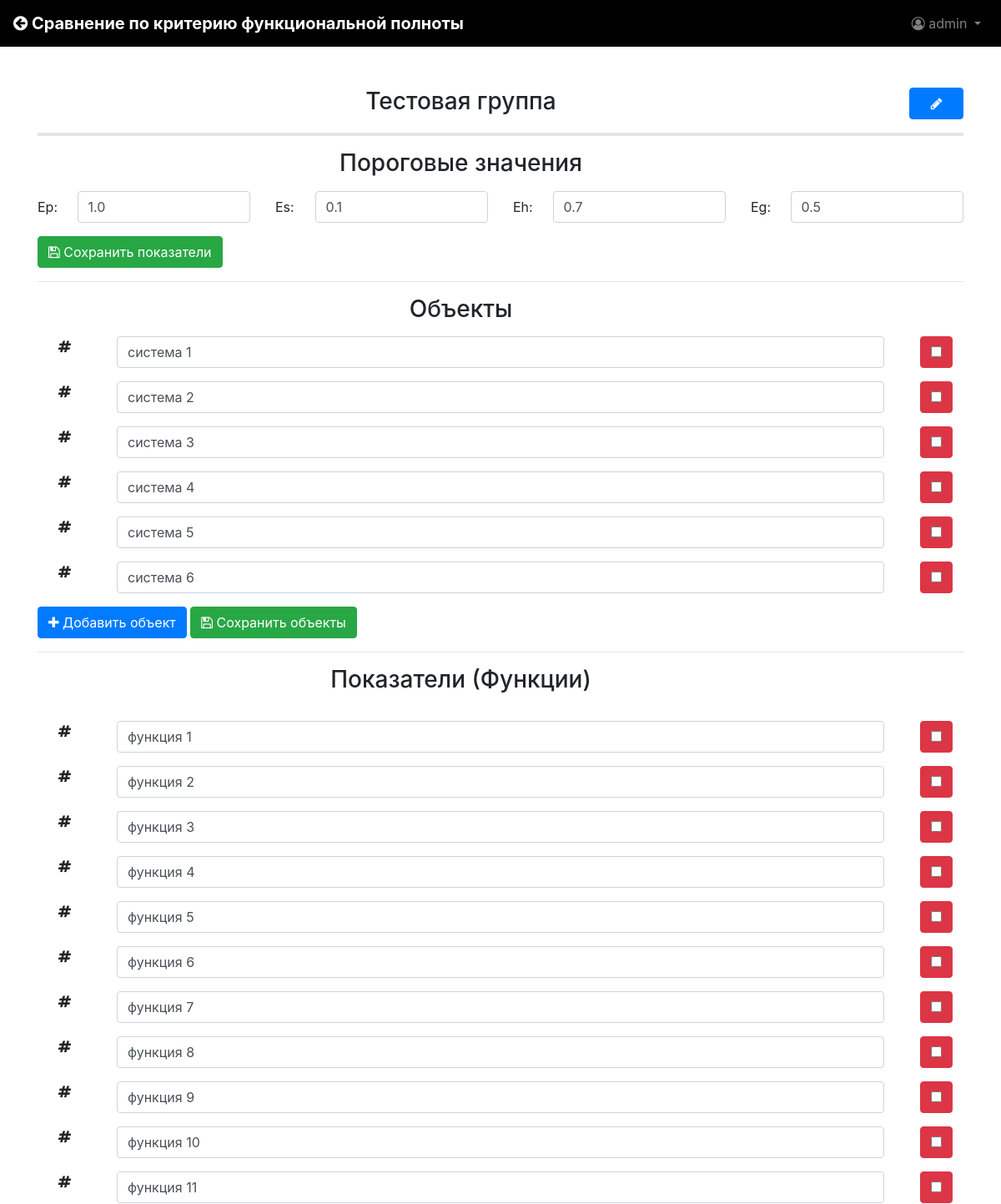
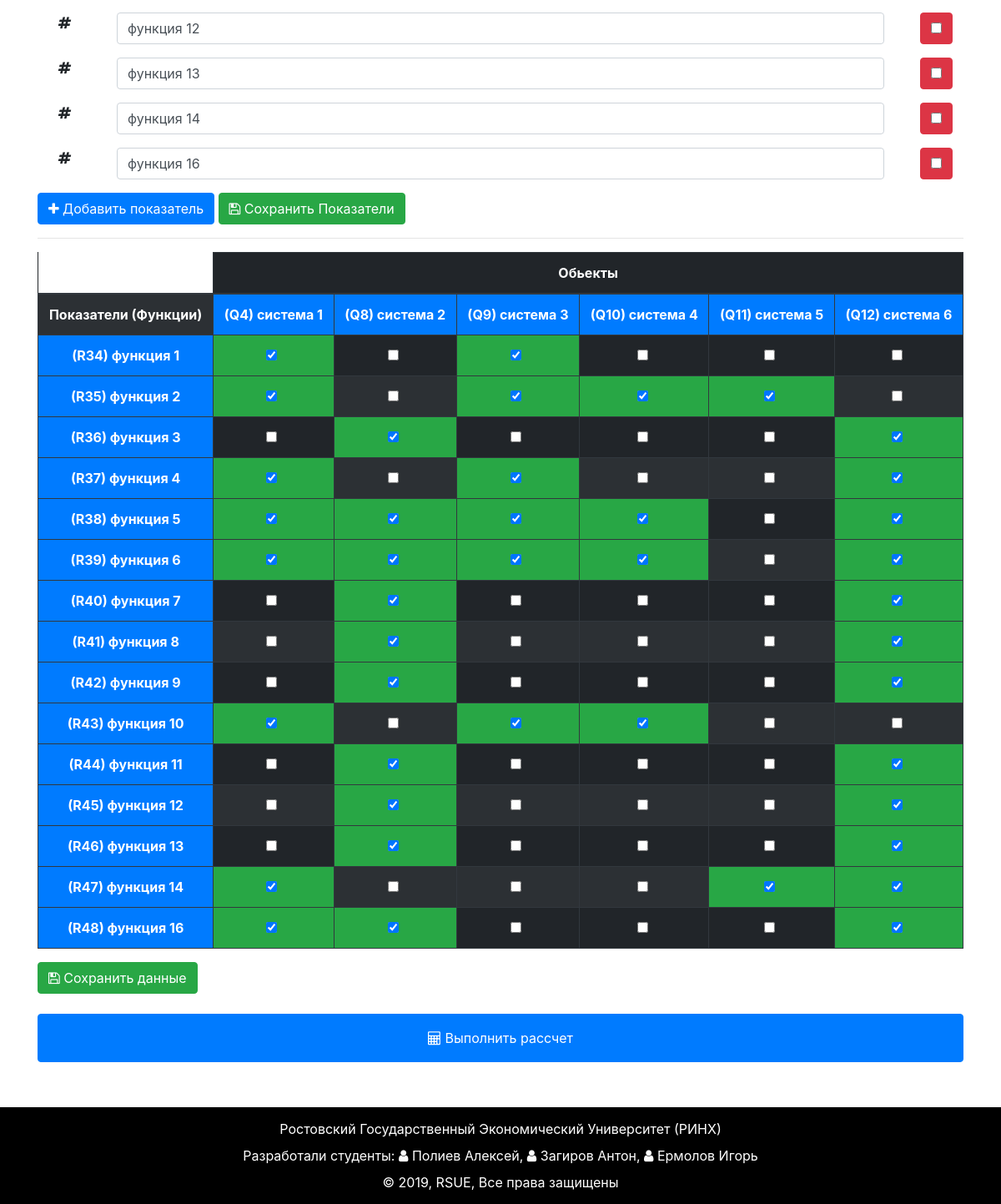
Screenshot of /method/func_compl/group/detail/21/ (signed in) with the database file from the repository (2 pictures, top to bottom).
### functional_completeness/models.py (models this page shows, shortened)
class Group(models.Model):
    user = models.ForeignKey(User, on_delete=models.CASCADE, related_name='func_groups', verbose_name=_('Пользователь'))
    name = models.CharField(max_length=255, verbose_name=_('Название'))
    e_p = models.FloatField(default=1, verbose_name=_('Ep'))
    e_s = models.FloatField(default=0.1, verbose_name=_('Es'))
    e_h = models.FloatField(default=0.6, verbose_name=_('Eh'))
    e_g = models.FloatField(default=0.5, verbose_name=_('Eg'))
    class Meta:
        unique_together = ('user', 'name')
        verbose_name = _('Группа')
        verbose_name_plural = _('Группы')

class Object(models.Model):
    name = models.CharField(max_length=255, verbose_name=_('Название'))
    group = models.ForeignKey(Group, on_delete=models.CASCADE, related_name='objects_list', verbose_name=_('Группа'))
    def __str__(self):
        return '(Q{0}) {1}'.format(self.pk, self.name)
    class Meta:
        unique_together = ('group', 'name')
        verbose_name = _('Обьект')
        verbose_name_plural = _('Обьекты')

class Function(models.Model):
    name = models.CharField(max_length=255, verbose_name=_('Название'))
    group = models.ForeignKey(Group, on_delete=models.CASCADE, related_name='functions', verbose_name=_('Группа'))
    objects_list = models.ManyToManyField(Object, related_name='functions', verbose_name=_('Объект'), blank = True)
    def __str__(self):
        return '(R{0}) {1}'.format(self.pk, self.name)
    class Meta:
        unique_together = ('group', 'name')
        verbose_name = _('Функция')
        verbose_name_plural = _('Функции')

### functional_completeness/views/group.py (the view)
class DetailGroup(base.BaseGroup, generic.DetailView):
    def get_context_data(self, **kwargs):
        context = super().get_context_data(**kwargs)
        context['back_url'] = reverse_lazy('functional_completeness:index')
        group = self.get_object()
        context['group_form'] = forms.GroupForm(instance=group)
        context['indicators_form'] = forms.IndicatorsForm(instance=group)
        context['function_forms'] = forms.FunctionFormSet(
            prefix='function',
            queryset=group.functions.all()
        )
        context['object_forms'] = forms.ObjectFormSet(
            prefix='object',
            queryset=group.objects_list.all()
        )
        context['object_function_forms'] = forms.ObjectFunctionFormSet(
            prefix='object_function',
            queryset=group.functions.all() if group.objects_list.count() else models.Function.objects.none()
        )
        return context

### functional_completeness/forms.py
class GroupForm(forms.ModelForm):
    class Meta:
        model = models.Group
        fields = ['name', ]

class IndicatorsForm(forms.ModelForm):
    class Meta:
        model = models.Group
        fields = ['e_p', 'e_s', 'e_h', 'e_g']

### functional_completeness/templates/functional_completeness/group_detail.html (shortened to what this page needs)
{% extends "functional_completeness/base.html" %}
{% load static %}
{% block links %}
	<link rel="stylesheet" type="text/css"
		href="{% static 'functional_completeness/css/group_edit.css' %}">
{% endblock links %}
{% block content %}
<div class="container margin-content">
	<div class="row mt-4">
		<div class="col-12">
			<form class="group-name-form" method="POST" action="{% url 'functional_completeness:group_edit' object.pk %}">
				<div class="group-name">
					{% include "functional_completeness/inc/group_edit_form.html" %}
				</div>
			</form>
			<hr class="hr-bold">
		</div>
	</div>
	<div class="row">
		<div class="col-12">
			<div class="row">
				<div class="col-11">
					<h3 class="text-center mb-3">Пороговые значения</h3>
				</div>
			</div>
		</div>
		<div class="col-12">
			<form class="form-save" method="POST" action="{% url 'functional_completeness:indicators_edit' object.pk %}">
				<div class="row indicators content-replace">
					{% include "functional_completeness/inc/indicator_form.html" %}
				</div>
				<button type="submit" data-toggle="tooltip" title="Сохранить" class="btn btn-success w-lg-max-100">
					<i class="fa fa-floppy-o"></i> Сохранить показатели
				</button>
			</form>
			<hr class="hr-lg-bold">
		</div>
	</div>
	<div class="row">
		<div class="col-12">
			<div class="row">
				<div class="col-11">
					<h3 class="text-center mb-3">Объекты</h3>
				</div>
			</div>
		</div>
		<div class="col-12">
			<form method="POST" action="{% url 'functional_completeness:object_save' object.pk %}" class="form-save" data-prefix="{{object_forms.prefix}}">
				<div class="objects content-replace">
					{% include "inc/inline_formset.html" with formset=object_forms %}
				</div>
				<button data-toggle="tooltip" title="Добавить объект" class="btn btn-primary btn-add w-lg-max-100 mb-3 mb-lg-0">
					<i class="fa fa-plus"></i> Добавить объект
				</button>
				<button type="submit" aria-hidden="true" data-toggle="tooltip" class="btn btn-success w-lg-max-100" title="Сохранить">
					<i class="fa fa-floppy-o"></i> Сохранить объекты
				</button>
			</form>
			<hr class="hr-lg-bold">
		</div>
	</div>
	<div class="row">
		<div class="col-12">
			<div class="row">
				<div class="col-11 mb-3">
					<h3 class="text-center mb-3">Показатели (Функции)</h3>
				</div>
			</div>
		</div>
		<div class="col-12">
			<form method="POST" action="{% url 'functional_completeness:function_save' object.pk %}" class="form-save" data-prefix="{{function_forms.prefix}}">
				<div class="functions content-replace">
					{% include "inc/inline_formset.html" with formset=function_forms %}
				</div>
				<button data-toggle="tooltip" title="Добавить функцию" class="btn btn-primary btn-add w-lg-max-100 mb-3 mb-lg-0">
					<i class="fa fa-plus"></i> Добавить показатель
				</button>
				<button type="submit" aria-hidden="true" data-toggle="tooltip" class="btn btn-success w-lg-max-100" title="Сохранить">
					<i class="fa fa-floppy-o"></i> Сохранить Показатели
				</button>
			</form>
			<hr class="hr-lg-bold">
		</div>
	</div>
	<div class="row">
		<div class="col-12">
			<form method="POST" action="{% url 'functional_completeness:object_function_save' object.pk %}" class='form-save'>
				<div class="table-responsive object-function">
					{% include "functional_completeness/inc/object_funtion_form.html" %}
				</div>
			</form>
		</div>
	</div>
	<div class="row">
		<div class="col-12">
			<a href="{% url 'functional_completeness:calculate' object.pk %}" class="btn btn-primary w-100 mt-4 p-3">
				<i class="fa fa-calculator" aria-hidden="true"></i> Выполнить рассчет
			</a>
		</div>
	</div>
</div>
{% endblock content %}

### functional_completeness/templates/functional_completeness/base.html (shortened to what this page needs)
{% extends "base.html" %}
{% block pagename %}
	{% with page_name='Сравнение по критерию функциональной полноты'  %}
		{% if back_url %}
			<a href="{{back_url}}">
				<i class="fa fa-arrow-circle-left" aria-hidden="true"></i> {{page_name}}
			</a>
		{% else  %}
			{{page_name}}
		{% endif %}
	{% endwith %}
{% endblock pagename %}

### templates/base.html (shortened to what this page needs)
{% load static %}
<!DOCTYPE html>
<html lang="ru" {% block htmlattribute %}class="html-bg"{% endblock htmlattribute %}>
<head>
	<link rel="stylesheet" href="{% static 'lib/jquery-ui-1.12.1/jquery-ui.min.css' %}">
	<link href="{% static 'lib/bootstrap-4.0.0/css/bootstrap.min.css' %}" rel="stylesheet">
	<link href="{% static 'lib/font-awesome-4.7.0/css/font-awesome.min.css' %}" rel="stylesheet">
	{% block links %}{% endblock links %}
	<link href="{% static 'css/style.css' %}" rel="stylesheet">
	<link href="{% static 'css/media.css' %}" rel="stylesheet">
</head>
<body data-spy="scroll" data-target="#sidebar_spy" data-offset="50">
	{% block header %}
		<header class="header">
			<nav class="navbar navbar-expand-lg navbar-dark bg-rsue">
				<strong class="navbar-brand">{% block pagename %}{{page_name }}{% endblock pagename %}</strong>
				<div class="collapse navbar-collapse" id="navbarSupportedContent">
					<ul class="navbar-nav">
						<li class="nav-item dropdown">
							<a class="nav-link dropdown-toggle" href="#" id="navbarDropdown" role="button" data-toggle="dropdown">
								<i class="fa fa-user-circle-o"></i>
								{% if user.last_name and user.first_name %}
									{{user.last_name}} {{user.first_name}}
								{% else %}
									{{user.username}}
								{% endif %}
							</a>
						</li>
					</ul>
				</div>
			</nav>
		</header>
	{% endblock header %}
	<main class="content {% if user.is_authenticated %}mb{% endif %}">
		{% block content %}{% endblock content %}
	</main>
	{% if user.is_authenticated %}
		<footer class="footer footer-bottom bg-rsue">
			<div class="container-fluid text-center">
				<span class="text-white">Ростовский Государственный Экономический Университет (РИНХ)</span><br>
				<span class="text-white">Разработали студенты: <i class="fa fa-user"></i> Полиев Алексей, <i class="fa fa-user" ></i> Загиров Антон, <i class="fa fa-user"></i> Ермолов Игорь</span><br>
				<span class="text-white">© {% now 'Y' %}, RSUE, Все права защищены</span>
			</div>
		</footer>
	{% endif %}
</body>
</html>

### functional_completeness/templates/functional_completeness/inc/group_edit_form.html (shortened to what this page needs)
<div class="row group-name-show">
	<div class="col-12 col-lg-11 text-center mb-3 mb-lg-0">
		<h3 class="mb-0 name">{{group_form.name.value}}</h3>
	</div>
	<div class="col-lg-1 text-center">
		<button aria-hidden="true" data-toggle="tooltip" title="Изменить название группы" class="btn btn-primary btn-edit-group w-100">
			<i class="fa fa-pencil"></i>
		</button>
	</div>
</div>

### functional_completeness/templates/functional_completeness/inc/indicator_form.html
{% for form in indicators_form %}
	<div class="col-12 col-md-3">
		<div class="form-group row">
			<label class="col-2 col-form-label">{{form.label}}:</label>
			<div class="col-10">
				<input type="{{ form.field.widget.input_type }}" id="{{ form.id_for_label }}" name="{{ form.html_name }}" placeholder="{{ form.label }}" value="{{ form.initial|safe }}" class="form-control" step="0.1">
			</div>
		</div>
	</div>
{% endfor %}

### templates/inc/inline_formset.html (shortened to what this page needs)
{% load functional_completeness %}
{% for form in formset %}
	{% include "inc/formset_form.html" %}
{% endfor %}

### templates/inc/formset_form.html (shortened to what this page needs)
{% load functional_completeness %}
<div class="mb-2 row element {% if not form.errors and not form.initial %}d-none empty-element{%endif%}">
	<div class="col-1 text-center d-none d-lg-block">
		<i class="fa fa-hashtag"></i>
	</div>
	<div {% if form.instance and form.instance.get_absolute_url %}class="sad col-12 col-sm-8 col-lg-9 mb-2 mb-sm-0"{% else %}class="col-9 col-sm-10 col-lg-10"{% endif %}>
		{% for line in form %}
			{% for field in line %}
				{% if not field.data.name ==  form.DELETE.html_name %}
					<input type="{{field.data.type}}" name="{{field.data.name}}" {% if field.data.value %}
						value="{{field.data.value|default_if_none:''}}"
					{% endif %} id="{{field.data.attrs.id}}" class="form-control" placeholder="{{line.label}}">
				{% endif %}
			{% endfor %}
		{% endfor %}
	</div>
	<div {% if form.instance and form.instance.get_absolute_url %} class="col-6 col-sm-2 col-lg-1 text-center" {% else %} class="col-3 col-sm-2 col-lg-1 text-center" {% endif %}>
		{% if form.initial %}
			<label data-tooltip="tooltip" class="btn btn-danger text-white w-lg-max-100" data-target="#deleteGroupModal30" title="Пометить для удаления">
				{{ form.DELETE }}
			</label>
		{% else %}
			<button data-toggle="tooltip" class="btn btn-danger btn-cancel w-lg-max-100" title="Отмена">
				<i class="fa fa-window-close"></i>
			</button>
		{%endif%}
	</div>
</div>

### functional_completeness/templates/functional_completeness/inc/object_funtion_form.html (shortened to what this page needs)
{% if object_function_forms|length %}
	<table class="table table-dark table-striped table-bordered table-functions-objects">
		<thead>
			<tr>
				<th style="border-top: 0;border-left: 0;" class="bg-white"></th>
				<th class="text-center" colspan="{{object_function_forms|length|add:'-2'}}">Обьекты</th>
			</tr>
		</thead>
		<tbody class="text-center">
			{% for form in object_function_forms %}
				{% if forloop.counter == 1 %}
					<tr>
						<td><strong>Показатели (Функции)</strong></td>
						{% for object in form.fields.objects_list.queryset %}
							<td class="bg-primary"><strong>{{object}}</strong></td>
						{% endfor %}
					</tr>
				{% endif %}
				<tr>
					<td class="bg-primary"><strong>{{form.instance}}</strong></td>
					{% for line in form %}
						{% for field in line %}
							<td>
								<label {% if field.data.attrs.checked %}class="bg-success"{% endif %}>
									<input type="{{field.data.type}}" name="{{field.data.name}}" value="{{field.data.value}}" id="{{field.data.attrs.id}}" {% if field.data.attrs.checked %}checked{% endif %}>
								</label>
							</td>
						{% endfor %}
					{% endfor %}
				</tr>
			{% endfor %}
		</tbody>
	</table>
	<button type="submit" data-toggle="tooltip" title="Сохранить" class="btn btn-success w-lg-max-100">
		<i class="fa fa-floppy-o"></i> Сохранить данные
	</button>
{% endif %}

### functional_completeness/static/functional_completeness/css/group_edit.css (style rules this page uses)
.table-functions-objects tr td { position: relative; }
.table-functions-objects tr td label { position: absolute; top: 0; bottom: 0; left: 0; right: 0; margin: 0; display: flex; justify-content: center; align-items: center; -moz-user-select: none; -khtml-user-select: none; user-select: none; }

### static/css/style.css (style rules this page uses)
html { position: relative; min-height: 100vh; }
.margin-content { margin-top: 25px; }
.navbar-brand a { color: white; text-decoration: none; }
.bg-rsue { background-color: black !important; }
.dropdown-toggle:after { transition: 0.5s; }
.content.mb { margin-bottom: 170px; }
.content { display: -webkit-flex; display: -moz-flex; display: -ms-flex; display: -o-flex; display: flex; align-items: center; min-height: 75vh; }
.footer { position: absolute; bottom: 0; width: 100%; min-height: 60px; line-height: 32px; background-color: #f5f5f5; padding-top: 10px; padding-bottom: 10px; }
.hr-bold { border-width: 4px; }
.btn.btn-danger input { cursor: pointer; }

### rows the page displays
Group: name.value "Тестовая группа", e_p "1.0" "0.1" "0.7" "0.5"
Object: data.value "система 1", id+name "(Q4) система 1"
Object: data.value "система 2", id+name "(Q8) система 2"
Object: data.value "система 3", id+name "(Q9) система 3"
Object: data.value "система 4", id+name "(Q10) система 4"
Object: data.value "система 5", id+name "(Q11) система 5"
Object: data.value "система 6", id+name "(Q12) система 6"
Function: data.value "функция 1", instance "(R34) функция 1"
Function: data.value "функция 2", instance "(R35) функция 2"
Function: data.value "функция 3", instance "(R36) функция 3"
Function: data.value "функция 4", instance "(R37) функция 4"
Function: data.value "функция 5", instance "(R38) функция 5"
Function: data.value "функция 6", instance "(R39) функция 6"
Function: data.value "функция 7", instance "(R40) функция 7"
Function: data.value "функция 8", instance "(R41) функция 8"
Function: data.value "функция 9", instance "(R42) функция 9"
Function: data.value "функция 10", instance "(R43) функция 10"
Function: data.value "функция 11", instance "(R44) функция 11"
Function: data.value "функция 12", instance "(R45) функция 12"
Function: data.value "функция 13", instance "(R46) функция 13"
Function: data.value "функция 14", instance "(R47) функция 14"
Function: data.value "функция 16", instance "(R48) функция 16"

### other values shown
{{ page_name }} "Сравнение по критерию функциональной полноты"
{{ user.username }} "admin"
